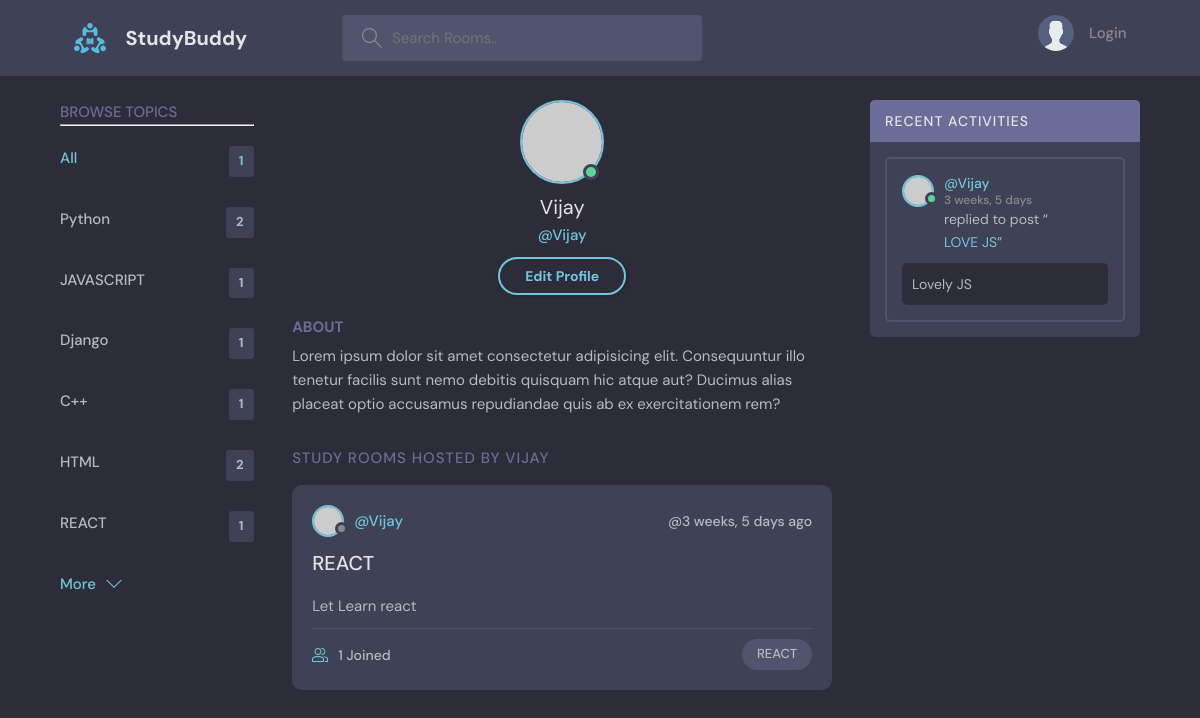
/user-profile/4/, run on the app's committed database.
### base/models.py (models this page shows, shortened)
class Topic(models.Model):
    name = models.CharField(max_length=200)
    def __str__(self):
        return self.name

class Room(models.Model):
    host = models.ForeignKey(User,on_delete=models.SET_NULL,null=True)
    topic = models.ForeignKey(Topic,on_delete=models.SET_NULL,null=True)
    name = models.CharField(max_length=200)
    participants = models.ManyToManyField(User,related_name='participants',blank=True)
    description = models.TextField(null=True,blank=True)
    updated=models.DateTimeField(auto_now=True)
    created = models.DateTimeField(auto_now_add=True)
    class Meta:
        ordering = ['-updated','-created']

class Message(models.Model):
    user = models.ForeignKey(User,on_delete=models.CASCADE)
    room = models.ForeignKey(Room,on_delete=models.CASCADE)
    body = models.TextField()
    updated=models.DateTimeField(auto_now=True)
    created = models.DateTimeField(auto_now_add=True)
    class Meta:
        ordering = ['-updated','-created']
    def __str__(self):
        return self.body[0:50]

### base/views.py (the view)
# urls.py: path('user-profile/<str:pk>/',views.userProfile,name="user-profile")
@throttle_classes([UserRateThrottle])
def userProfile(request,pk):
    user = User.objects.get(id=pk)
    rooms = user.room_set.all()
    topics = Topic.objects.all()
    room_messages = user.message_set.all()
    context={'user':user,'topics':topics,'room_messages':room_messages,'rooms':rooms}
    return render(request,'base/profile.html',context)

### base/templates/base/profile.html
  {% extends 'main.html' %}
  {% block content %}
  <main class="profile-page layout layout--3">
    <div class="container">
      <div >
        {%include 'base/topics_component.html' %}
      </div>
      <div class="roomList">
        <div class="profile">
          <div class="profile__avatar">
            <div class="avatar avatar--large active">
              <img src="https://randomuser.me/api/portraits/men/11.jpg" />
            </div>
          </div>
          <div class="profile__info">
            <h3>{{user.username}}</h3>
            <p>@{{user.username}}</p>
            <a href="#" class="btn btn--main btn--pill">Edit Profile</a>
          </div>
          <div class="profile__about">
            <h3>About</h3>
            <p>
              Lorem ipsum dolor sit amet consectetur adipisicing elit. Consequuntur illo tenetur
              facilis sunt nemo debitis quisquam hic atque aut? Ducimus alias placeat optio
              accusamus repudiandae quis ab ex exercitationem rem?
            </p>
          </div>
        </div>
        <div class="roomList__header">
          <div>
            <h2>Study Rooms Hosted by {{user.username}}</a>
            </h2>
          </div>
        </div>
        <div>
          {%include 'base/feed_component.html' %}
        </div>
      </div>
      <div class="activities">
        {%include 'base/activity_component.html' %}
      </div>
    </div>
  </main>
{% endblock %}

### base/templates/base/topics_component.html
<div class="topics">
    <div class="topics__header">
      <h2>Browse Topics</h2>
      <hr>
    </div>
    <ul class="topics__list">
        <li>
            <a href="{% url 'home' %}" class="active">All <span>{{rooms.count}}</span></a>
        </li>
        {% for topic in topics %}
        <li>
            <a href="{% url 'home'%}?q={{topic.name}}">{{topic.name}} <span>{{topic.room_set.all.count}}</span></a>
        </li>
        {% endfor %}
    </ul>
    <a class="btn btn--link" href="#">
        More
        <svg version="1.1" xmlns="http://www.w3.org/2000/svg" width="32" height="32" viewBox="0 0 32 32">
          <title>chevron-down</title>
          <path d="M16 21l-13-13h-3l16 16 16-16h-3l-13 13z"></path>
        </svg>
      </a>
  </div>

### base/templates/base/feed_component.html (shortened to what this page needs)
<div>
    {% for room in rooms %}
<div class="roomListRoom">
    <div class="roomListRoom__header">
      <a href="{% url 'user-profile' room.host.id %}" class="roomListRoom__author">
        <div class="avatar avatar--small">
          <img src="https://randomuser.me/api/portraits/men/13.jpg" alt="Image description" />
        </div>
        <span>@{{room.host.username}}</span>
      </a>
      <div class="roomListRoom__actions">
        <span>@{{room.created | timesince }} ago</span>
      </div>
    </div>
    <div class="roomListRoom__content">
      <a href="{% url 'room' room.id %}">{{room.name}}</a>
      <p>{{room.description}}</p>
    </div>
    <div class="roomListRoom__meta">
      <a href="{% url 'room' room.id %}" class="roomListRoom__joined">
        {{room.participants.count}} Joined
      </a>
      <p class="roomListRoom__topic">{{room.topic}}</p>
    </div>
  </div>
  {% endfor %}
</div>

### base/templates/base/activity_component.html (shortened to what this page needs)
<div class="activities__header">
    <h2>Recent Activities</h2>
  </div>
  <div>
    {% for message in room_messages %}
  <div class="activities__box">
    <div class="activities__boxHeader roomListRoom__header">
      <a href="{% url 'user-profile' message.user.id %}" class="roomListRoom__author">
        <div class="avatar avatar--small active">
          <img src="https://randomuser.me/api/portraits/men/13.jpg" />
        </div>
        <p>
          @{{message.user}}
          <span>{{message.created|timesince}}</span>
        </p>
      </a>
    </div>
    <div class="activities__boxContent">
      <p>replied to post “<br><a href="{% url 'room' message.room.id %}">{{message.room.name}}</a>”</p>
      <div class="activities__boxRoomContent">{{message}}</div>
    </div>
  </div>
  {% endfor %}
  </div>

### data on the page
Topic: name "Python", room_set.all.count "2"
Topic: name "JAVASCRIPT", room_set.all.count "1"
Topic: name "Django", room_set.all.count "1"
Topic: name "C++", room_set.all.count "1"
Topic: name "HTML", room_set.all.count "2"
Topic: name "REACT", room_set.all.count "1"
Room: host.username "Vijay", created "3 weeks, 5 days", name "REACT", description "Let Learn react", participants.count "1", topic "REACT"
Message: user "Vijay", created "3 weeks, 5 days", room.name "LOVE JS", body "Lovely JS"

### other printed values
{{ rooms.count }} "1"
{{ user.username }} "Vijay"
{{ user.username }} "VIJAY"
